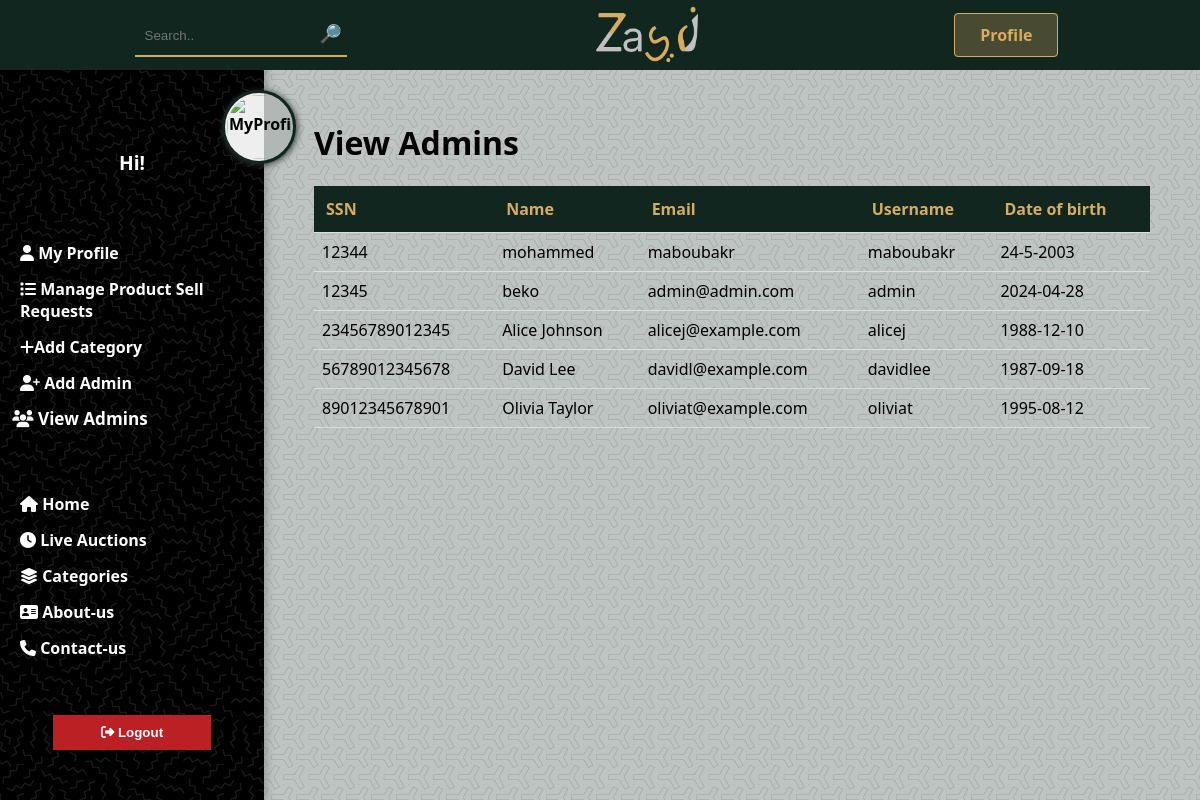
Screenshot of /admin/viewAdmin.php (signed in) with the database file from the repository.
### tables this page shows
CREATE TABLE `users` (
  `SSN` varchar(14) NOT NULL,
  `name` varchar(200) NOT NULL,
  `email` varchar(100) NOT NULL,
  `password` varchar(50) NOT NULL,
  `username` varchar(50) NOT NULL,
  `dateOfBirth` varchar(50) NOT NULL,
  `image` varchar(200) NOT NULL,
  `type` varchar(10) NOT NULL
);

### admin/viewAdmin.php (the view, shortened to what this page needs)
<html>
<head>
    <link rel="stylesheet" href="css/master.css">
    <link rel="stylesheet" href="css/bakr.css">
    <link rel="stylesheet" href="css/moataz/MoatazCSS2.css">
    <link rel="stylesheet" href="css/master.css">
</head>
<body>
   <?php include "../includes/navbar.php";?>
    <div class="dashboardNav web">
        <div class="profileImage">
            <img src="img/myPic.jpg" id="userImage" alt="MyProfilePicture">
        </div>
        <sapn class="profileDetails" id="userName">
        </sapn>
        <div class="mainContent">
            <ul id="dashboardNav">
                <li><a href="admin/dashboard.php" style="color: #fff;"><i class="fa fa-user"></i> My Profile</a></li>
                <li><a href="admin/manageProducts.php" style="color: #fff;"><i class="fa fa-list"></i> Manage Product Sell Requests</a></li>
                <li><a href="admin/addCategory.php" style="color: #fff;"><i class="fa fa-plus"></i>Add Category</a></li>
                <li><a href="admin/addAdmin.php" style="color: #fff;"><i class="fa fa-user-plus"></i> Add Admin</a></li>
                <li class="active"><a href="admin/viewAdmin.php" style="color: #fff;"><i class="fa fa-users"></i> View Admins</a></li>
            </ul>
        </div>
        <div class="secondaryContent">
            <ul>
                <li><a href="index.php"><i class="fa fa-home"></i> Home</a></li>
                <li><a href="liveAuctions.php"><i class="fa fa-clock"></i> Live Auctions</a></li>
                <li><a href="categories.php"><i class="fa fa-layer-group"></i> Categories</a></li>
                <li><a href="about.php"><i class="fa fa-address-card"></i> About-us</a></li>
                <li><a href="contact.php"><i class="fa fa-phone"></i> Contact-us</a></li>
            </ul>
        </div>
        <div class="logoutBtn">
            <button id="logoutBtn"><i class="fa fa-sign-out"></i> Logout</button>
        </div>
    </div>
    <div class="dashboardContent">
        <div class="content">
            <h1>View Admins</h1>
            <table>
  <tr>
    <th>SSN</th>
    <th>Name</th>
    <th>Email</th>
    <th>Username</th>
    <th>Date of birth</th>
  </tr>
  <?php
  include "../includes/db-connect.php";
                $sql = "SELECT * FROM users WHERE `type` = 'admin'";
                $result = $conn->query($sql);
                if ($result->num_rows > 0) {
                    while($row = $result->fetch_assoc()) {
                        echo ' <tr>
                        <td>'.$row["SSN"].'</td>
                        <td>'.$row["name"].'</td>
                        <td>'.$row["email"].'</td>
                        <td>'.$row["username"].'</td>
                        <td>'.$row["dateOfBirth"].'</td>
                      </tr>';
                    }
                }
            ?>
</table>
</body>
</html>

### includes/navbar.php (shortened to what this page needs)
<nav class="mainNav" id="mainNav">
    <div class="searchForm">
        <input type="search" name="search" id="searchInput" placeholder="Search..">
        <button>&#x1F50E;&#xFE0E;</button>
    </div>
    <a href="index.php"><img src="img/logo.png" alt="Zayed"></a>
    <div class="profileBtn">
        <?php if (isset($_COOKIE["SSN"])) {?>
         <a class="login-button" href="dashboard.php">Profile</a>
        <?php } else {?>
            <a class="login-button" href="login.php">Login</a>
            <a class="login-button" href="signup.php">Signup</a>
       <?php } ?>
    </div>
</nav>

### css/master.css (style rules this page uses)
:root { --primary: #122620; --gold: #d6ad60; --secondary: #ffd700; --silver: #eee; }
a { text-decoration: none; color: var(--primary); }
body { margin: 0; box-sizing: border-box; font-family: system-ui, -apple-system, BlinkMacSystemFont, 'Segoe UI', Roboto, Oxygen, Ubuntu, Cantarell, 'Open Sans', 'Helvetica Neue', sans-serif; font-optical-sizing: auto; font-style: normal; font-weight: 600; background-image: url("../img/y-so-serious-white.png"); }
nav { background-color: var(--primary); width: 100%; position: fixed; top: 0; left: 0; z-index: 1; height: 70px; padding: 10px; box-sizing: border-box; display: flex; flex-wrap: nowrap; flex-direction: row; justify-content: space-around; align-items: center; transition: 600ms; -webkit-transition: 600ms; -moz-transition: 600ms; -ms-transition: 600ms; -o-transition: 600ms; }
nav .searchForm { width: 18%; border-bottom: 2px solid var(--gold); padding: 0; }
nav .searchForm input[type="search"] { padding: 10px; width: 85%; background-color: transparent; border: 0; color: var(--silver); outline: 0; }
nav .searchForm button { width: 9%; box-sizing: border-box; margin: 0; padding: 10px 0px; background-color: transparent; border: 0; color: var(--gold); font-weight: bolder; font-size: 18px; cursor: pointer; }
nav a { text-decoration: none; }
nav img { height: 70px; }
nav .profileBtn .login-button { background-color: #d6ad6046; color: var(--gold); font-weight: bold; padding: 10px 25px; box-sizing: border-box; margin: 0 7px; border: 1px solid var(--gold); border-radius: 4px; -webkit-border-radius: 4px; -moz-border-radius: 4px; -ms-border-radius: 4px; -o-border-radius: 4px; cursor: pointer; }

### css/bakr.css (style rules this page uses)
.dashboardNav { height: 100%; position: fixed; top: 0; padding-top: 90px; padding-bottom: 50px; left: 0; background-image: url("../img/memphis-mini-dark.webp"); background-color: #111111; width: 22%; box-shadow: 1px 1px 10px 1px rgba(139, 134, 134, 0.511); display: flex; flex-direction: column; flex-wrap: wrap; align-content: center; justify-content: space-between; box-sizing: border-box; }
.dashboardNav div { width: 100%; }
.dashboardNav .profileImage { z-index: 1; }
.dashboardNav .profileImage img { display: block; width: 4rem; height: 4rem; padding: 2px; margin: auto; object-fit: contain; border-radius: 100%; -webkit-border-radius: 100%; -moz-border-radius: 100%; -ms-border-radius: 100%; -o-border-radius: 100%; background-color: #eee; border: 3px solid #122620; box-shadow: 1px 1px 7px 0 #333; position: absolute; right: -2rem; z-index: 10000000000000; }
.dashboardNav .profileDetails { font-weight: bolder; font-size: larger; text-wrap: wrap; width: 60%; margin: 10px auto; display: block; text-align: center; color: #fff; }
.dashboardNav ul { list-style: none; margin: 0; padding: 0; color: #fff !important; }
.secondaryContent li a { color: #fff !important; }
.dashboardNav ul li { padding: 7px 20px; width: 100%; box-sizing: border-box; cursor: pointer; transition: 300ms; -webkit-transition: 300ms; -moz-transition: 300ms; -ms-transition: 300ms; -o-transition: 300ms; }
.dashboardNav ul li:hover , .dashboardNav ul li.active { color: #808080; transform: scale(1.07); -webkit-transform: scale(1.07); -moz-transform: scale(1.07); -ms-transform: scale(1.07); -o-transform: scale(1.07); }
.dashboardNav .logoutBtn button { width: 60%; margin: auto; display: block; background-color: #bb2124; transition: 300ms; padding: 10px; color: #fff; -webkit-transition: 300ms; -moz-transition: 300ms; -ms-transition: 300ms; -o-transition: 300ms; font-weight: bold; cursor: pointer; outline: 0; border: 0; }
.dashboardContent { width: 78%; margin-left: 22%; top: 0; min-height: 100%; position: relative; display: block; box-sizing: border-box; padding: 0 50px; padding-top: 100px; background-color: #12262045; }
.web { display: flex !important; }

### admin/viewAdmin.php (style rules this page uses)
table { width: 100%; border-collapse: collapse; }
th { background-color: #122620; color: #d6ad60; font-weight: bold; padding: 12px; text-align: left; border-bottom: 1px solid #ddd; }
td { padding: 8px; text-align: left; border-bottom: 1px solid #ddd; }

### rows the page displays
users: SSN "12344", name "mohammed", email "maboubakr", username "maboubakr", dateOfBirth "24-5-2003"
users: SSN "12345", name "beko", email "admin@admin.com", username "admin", dateOfBirth "2024-04-28"
users: SSN "23456789012345", name "Alice Johnson", email "alicej@example.com", username "alicej", dateOfBirth "1988-12-10"
users: SSN "56789012345678", name "David Lee", email "davidl@example.com", username "davidlee", dateOfBirth "1987-09-18"
users: SSN "89012345678901", name "Olivia Taylor", email "oliviat@example.com", username "oliviat", dateOfBirth "1995-08-12"
